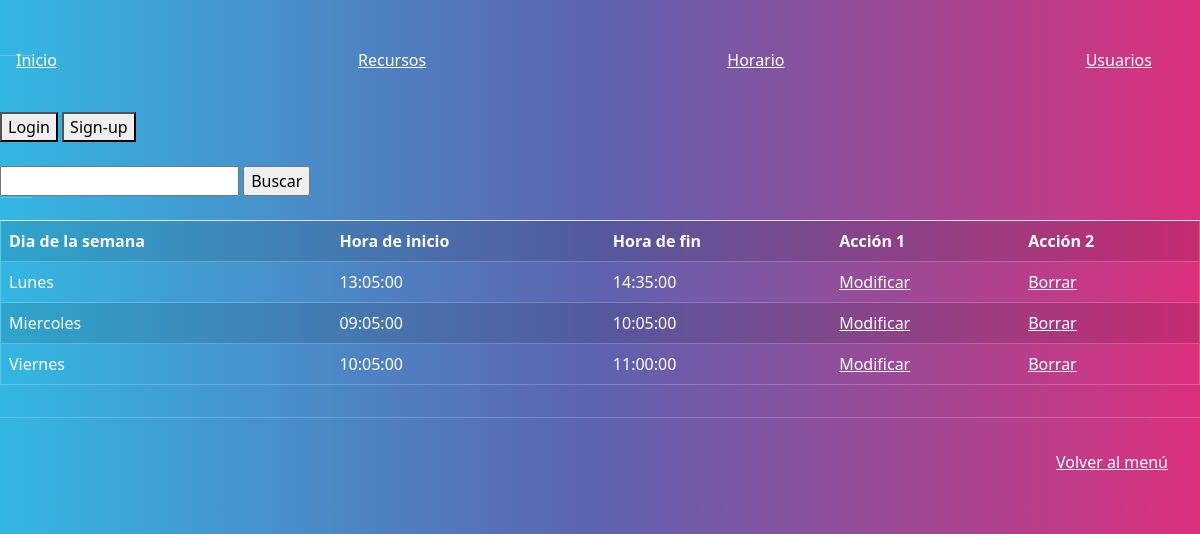
The app's page /index.php?action=showAllTimeSlots&controller=controllerTimeSlot with its own data.
### tables this page shows
CREATE TABLE timeslot (
    id INT UNSIGNED AUTO_INCREMENT PRIMARY KEY,
    day_of_week VARCHAR(10) NOT NULL,
    start_time TIME NOT NULL,
    end_time TIME NOT NULL
);

### models/db.php (called while the page is built, shortened)
<?php
class DB
{
    private static $connection;
    public static function createConnection()
    {
        DB::$connection = new mysqli(Config::$server, Config::$user, Config::$psw, Config::$dbname);
        if (DB::$connection->connect_errno) return false;
        else return true;
    }
    public static function dataQuery($sql)
    {
        $res = self::$connection->query($sql);
        $resArray = array();
        if ($res->num_rows > 0) {
            while ($row = $res->fetch_array()) {
                $resArray[] = $row;
            }
        } else {
            $resArray = null;
        }
        return $resArray;
    }
}

### models/timeSlot.php (called while the page is built, shortened)
<?php
include("db.php");
class TimeSlot
{
    public function queryAll()
    {
       $result = DB::dataQuery("SELECT * FROM timeslot");
       if (count($result) > 0)
            return $result;
        else
            return null;
    }
}

### views/timeslot/showTimeSlots.php (the view, shortened to what this page needs)
<?php
$query = $data[2];
echo "<form action='index.php'>
<input type='hidden' name='action' value='buscarTimeSlot'>
<input type='search' name='textoBusqueda'>
<input type='submit' value='Buscar'>
</form><br>";
echo "<table border ='1' class='table table-striped'>
<tr>
<th scope='col'>Dia de la semana</th>
<th scope='col'>Hora de inicio</th>
<th scope='col'>Hora de fin</th>
<th scope='col'>Acción 1</th>
<th scope='col'>Acción 2</th>
</tr>";
foreach ($query as $row) {
    echo "<tr>";
    echo "<td>" . $row['day_of_week'] . "</td>";
    echo "<td>" . $row['start_time'] . "</td>";
    echo "<td>" . $row['end_time'] . "</td>";
    echo "<td><a href='index.php?action=formularioModificarTimeSlot&idTimeSlot=" . $row['id'] . "'>Modificar</a></td>";
    echo "<td><a href='index.php?action=borrarTimeSlot&idTimeSlot=" . $row['id'] . "'>Borrar</a></td>";
    echo "</tr>";
}
echo "</table>";

### records on screen
timeslot: day_of_week "Lunes", start_time "13:05:00", end_time "14:35:00"
timeslot: day_of_week "Miercoles", start_time "09:05:00", end_time "10:05:00"
timeslot: day_of_week "Viernes", start_time "10:05:00", end_time "11:00:00"
